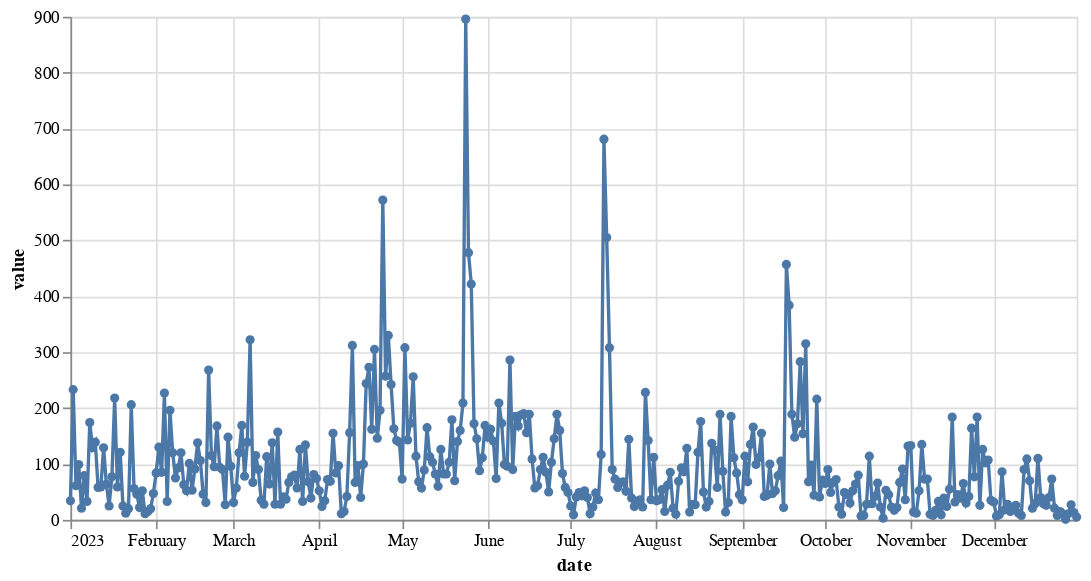

Notebook source saved alongside this figure:
### Code cell
df = pd.DataFrame(list(data.items()), columns=["date", "value"])
df["date"] = pd.to_datetime(df["date"])  # Convert the date column to datetime type

alt.Chart(df).mark_line(point=True).encode(
    x="date:T",  # T: temporal
    y="value:Q",  # Q: quantitative
    tooltip=["date", "value"],
).properties(width=600, height=300)

### Figure 1 — Vega-Lite specification as saved in the notebook (floating-point values rounded to 4 significant figures; data arrays with more than 128 entries replaced by an {"elided": "..."} marker saying what was removed)
{"config": {"view": {"continuousWidth": 300, "continuousHeight": 300}}, "data": {"name": "data-8ec922051cdc6b0174da72821652bcbe"}, "mark": {"type": "line", "point": true}, "encoding": {"tooltip": [{"field": "date", "type": "temporal"}, {"field": "value", "type": "quantitative"}], "x": {"field": "date", "type": "temporal"}, "y": {"field": "value", "type": "quantitative"}}, "height": 300, "width": 600, "$schema": "https://vega.github.io/schema/vega-lite/v5.17.0.json", "datasets": {"data-8ec922051cdc6b0174da72821652bcbe": {"elided": "365 records"}}}
